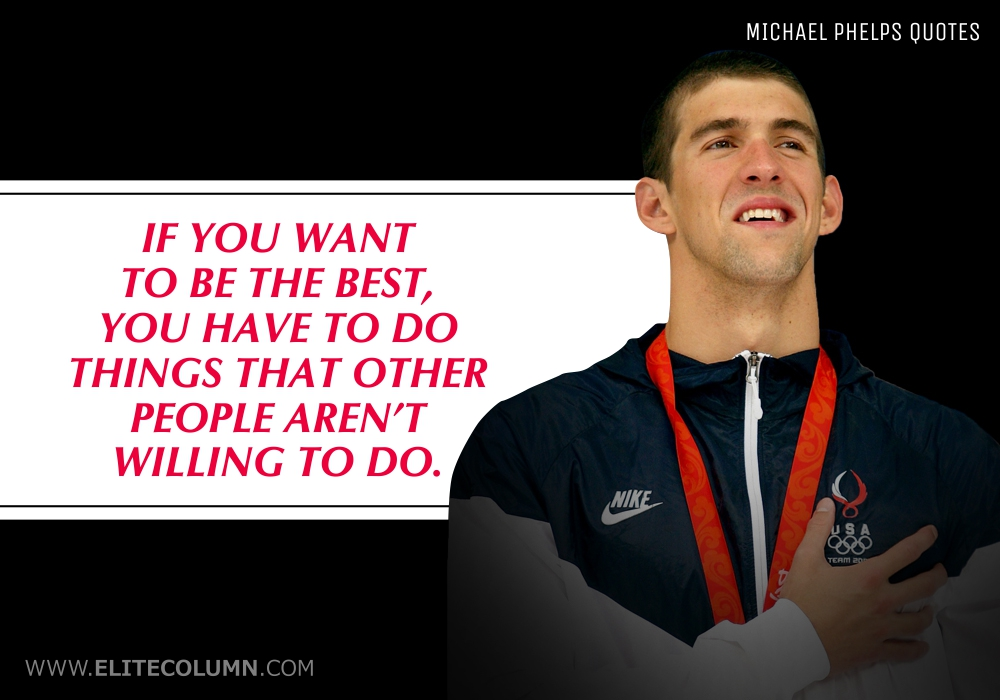
#> input picture Módulo 1/Text extraction in image and PDF/quote.jpg, 1000 x 700 px
$ python main.py
#> lines starting #> are read from the running program, lines starting #| are printed output that depends on the picture
import pytesseract
import cv2

img = cv2.imread('quote.jpg')
#> img is the input picture: shape (700, 1000, 3); mean B, G, R 78.9, 79.4, 91.1

img_gray = cv2.cvtColor(img, cv2.COLOR_BGR2GRAY)
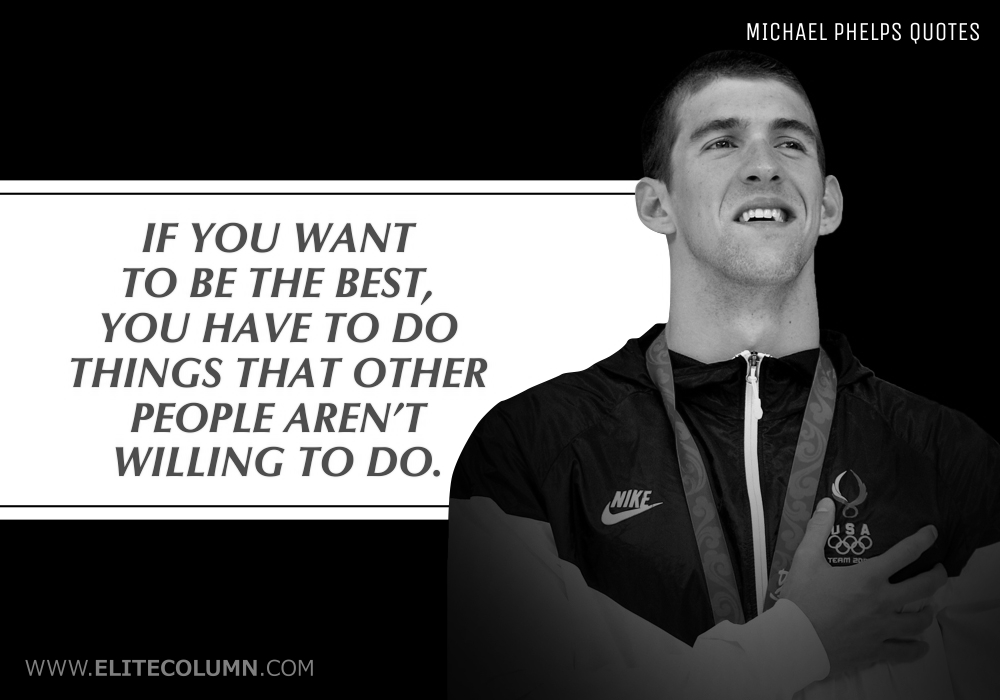
#> img_gray: shape (700, 1000); min 0, max 255, mean 82.9
cv2.imshow('Image', img)
